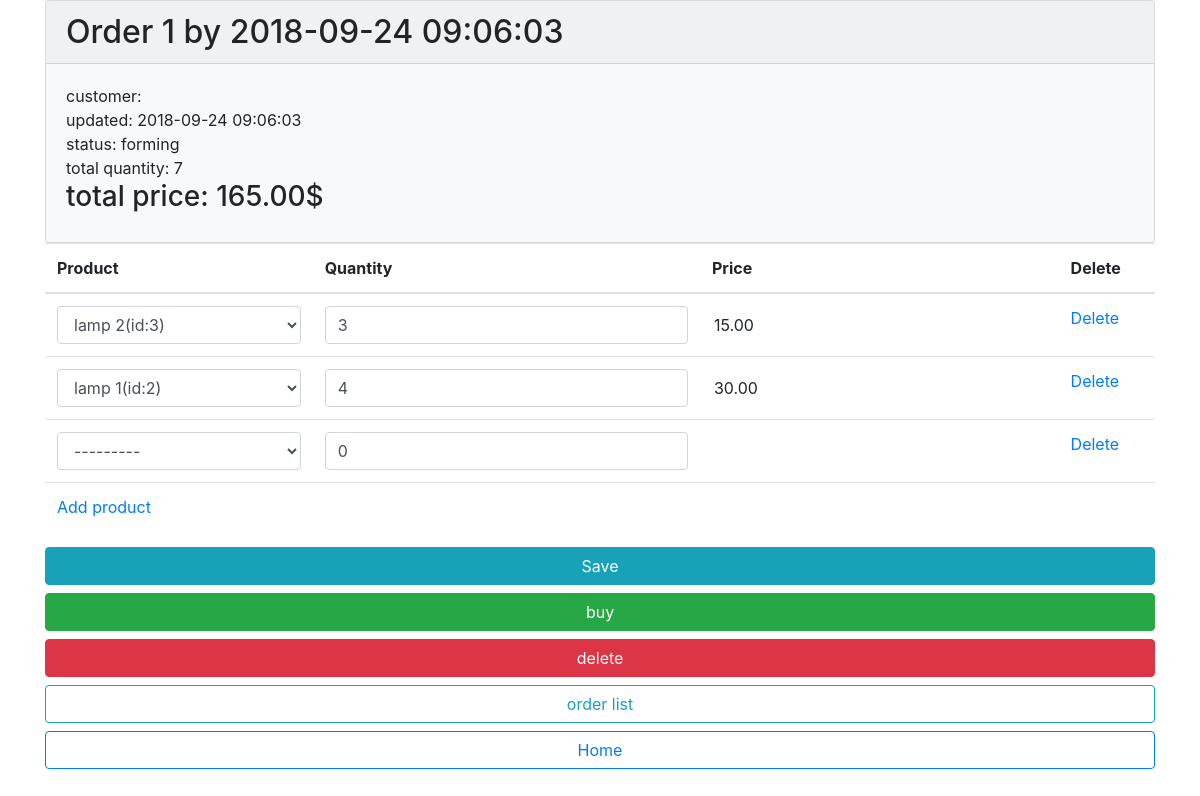
/order/update/1/ (signed in), run on an earlier commit of the app's database.
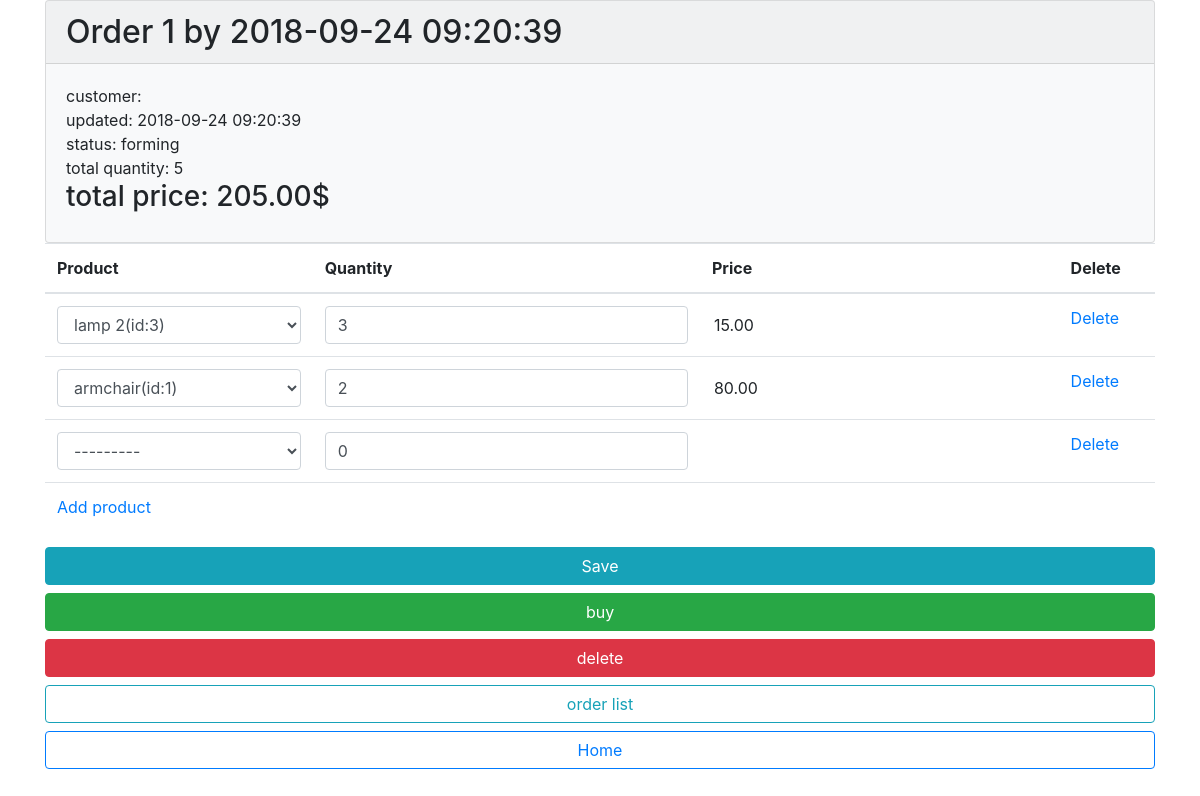
And on a later commit of the database.
### orders/models.py (models this page shows, shortened)
class Order(models.Model):
    FORMING = 'FM'
    SENT_TO_PROCEED = 'STP'
    PROCEEDED = 'PRD'
    PAID = 'PD'
    READY = 'RDY'
    CANCEL = 'CNC'
    ORDER_STATUS_CHOICES = (
        (FORMING, 'forming'),
        (SENT_TO_PROCEED, 'sent to proceed'),
        (PAID, 'paid'),
        (PROCEEDED, 'proceeded'),
        (READY, 'ready'),
        (CANCEL, 'canceled'),
    )
    user = models.ForeignKey(User, on_delete=models.CASCADE)
    created = models.DateTimeField(auto_now_add=True)
    updated = models.DateTimeField(auto_now=True)
    status = models.CharField(max_length=3, choices=ORDER_STATUS_CHOICES, default=FORMING)
    is_active = models.BooleanField(default=True)
    class Meta:
        ordering = ('-created',)
    def get_total_quantity(self):
        items = self.orderitems.select_related()
        return sum(x.quantity for x in items)
    def get_total_cost(self):
        items = self.orderitems.select_related()
        return sum(x.quantity * x.product.price for x in items)

class OrderItem(models.Model):
    order = models.ForeignKey(Order, related_name='orderitems', on_delete=models.CASCADE)
    product = models.ForeignKey(Product, on_delete=models.CASCADE)
    quantity = models.PositiveIntegerField(default=0)
    objects = OrderItemQuerySet.as_manager()

### mainapp/models.py (models this page shows, shortened)
class Product(models.Model):
    category = models.ForeignKey(Category, related_name='products', on_delete=models.CASCADE)
    name = models.CharField(max_length=140)
    description = models.TextField(blank=True)
    price = models.DecimalField(max_digits=10, decimal_places=2)
    stock = models.PositiveIntegerField()
    image = models.ImageField(upload_to='products/%Y/%m/%d', blank=True)
    added = models.DateTimeField(auto_now_add=True)
    updated = models.DateTimeField(auto_now=True)
    class Meta:
        ordering = ('name',)
    def __str__(self):
        return '{}(id:{})'.format(self.name, self.id)

### orders/views.py (the view, shortened to what this page needs)
# urls.py: path('update/<int:pk>/', views.OrderItemsUpdate.as_view(), name='order_update'),
class OrderItemsUpdate(UpdateView):
    model = Order
    fields = []
    success_url = reverse_lazy('orders:orders_list')
    @method_decorator(login_required)
    def dispatch(self, *args, **kwargs):
        return super().dispatch(*args, **kwargs)
    def get_context_data(self, **kwargs):
        context = super().get_context_data(**kwargs)
        OrderFormSet = inlineformset_factory(Order, OrderItem, form=OrderItemForm, extra=1)
        if self.request.method == 'POST':
            context['orderitems'] = OrderFormSet(self.request.POST, instance=self.object)
        else:
            formset = OrderFormSet(instance=self.object)
            for form in formset.forms:
                if form.instance.pk:
                    form.initial['price'] = form.instance.product.price
            context['orderitems'] = formset
        return context

### cart/context_processors.py (called while the page is built)
def cart(request):
    cart = []
    if request.user.is_authenticated:
        cart = Cart.objects.filter(user=request.user)
    return {'cart': cart}

### orders/templates/orders/order_form.html (shortened to what this page needs)
{% extends "orders/base.html" %}
{% load static %}
{% block content %}
{% include 'orders/includes/inc_order_summary.html' %}
<div class="order_form">
    <form action="" method="post">
        <table class="table">
            {% for form in orderitems.forms %}
            {% if forloop.first %}
            <thead>
                <tr>
                    {% for field in form.visible_fields %}
                    <th class="{% cycle 'td1' 'td2' 'td3' %} order formset_td">
                        {{ field.label|capfirst }}
                    </th>
                    {% endfor %}
                </tr>
            </thead>
            {% endif %}
            <tr class="formset_row">
                {% for field in form.visible_fields %}
                <td class="{% cycle 'td1' 'td2' 'td3' %} order formset_td">
                    {{ field }}
                </td>
                {% endfor %}
            </tr>
            {% endfor %}
        </table>
        <button type="submit" value="save" class="btn btn-info btn-block">Save</button>
        {% include 'orders/includes/inc_order_actions.html' %}
    </form>
</div>
{% endblock %}

### orders/templates/orders/includes/inc_order_summary.html (shortened to what this page needs)
<div class="card bg-light">
    {% if object %}
        <div class="card-header h2">Order {{ object.pk }} by {{ object.created|date:"Y-m-d H:i:s" }}</div>
        <div class="card-body">
            <div>customer: {{ user.last_name }} {{ user.first_name }} </div>
            <div>updated: {{ object.updated|date:"Y-m-d H:i:s" }}</div>
            <div>status: {{ object.get_status_display }}</div>
            <div>
                total quantity: <span class="order_total_quantity">{{ object.get_total_quantity }}</span>
            </div>
            <div class="h3">
                total price: <span class="order_total_cost">{{ object.get_total_cost }}</span>$
            </div>
        </div>
    {% endif %}
</div>

What changed in the data, as far as the page shows it:
changed Order "forming": created "2018-09-24 09:06:03" → "2018-09-24 09:20:39"; updated "2018-09-24 09:06:03" → "2018-09-24 09:20:39"; get_total_quantity "7" → "5"; get_total_cost "165.00" → "205.00"
Also different on the page:
form field field: "lamp 1(id:2)" → "armchair(id:1)"
form field field: "4" → "2"
form field field: "30.00" → "80.00"
